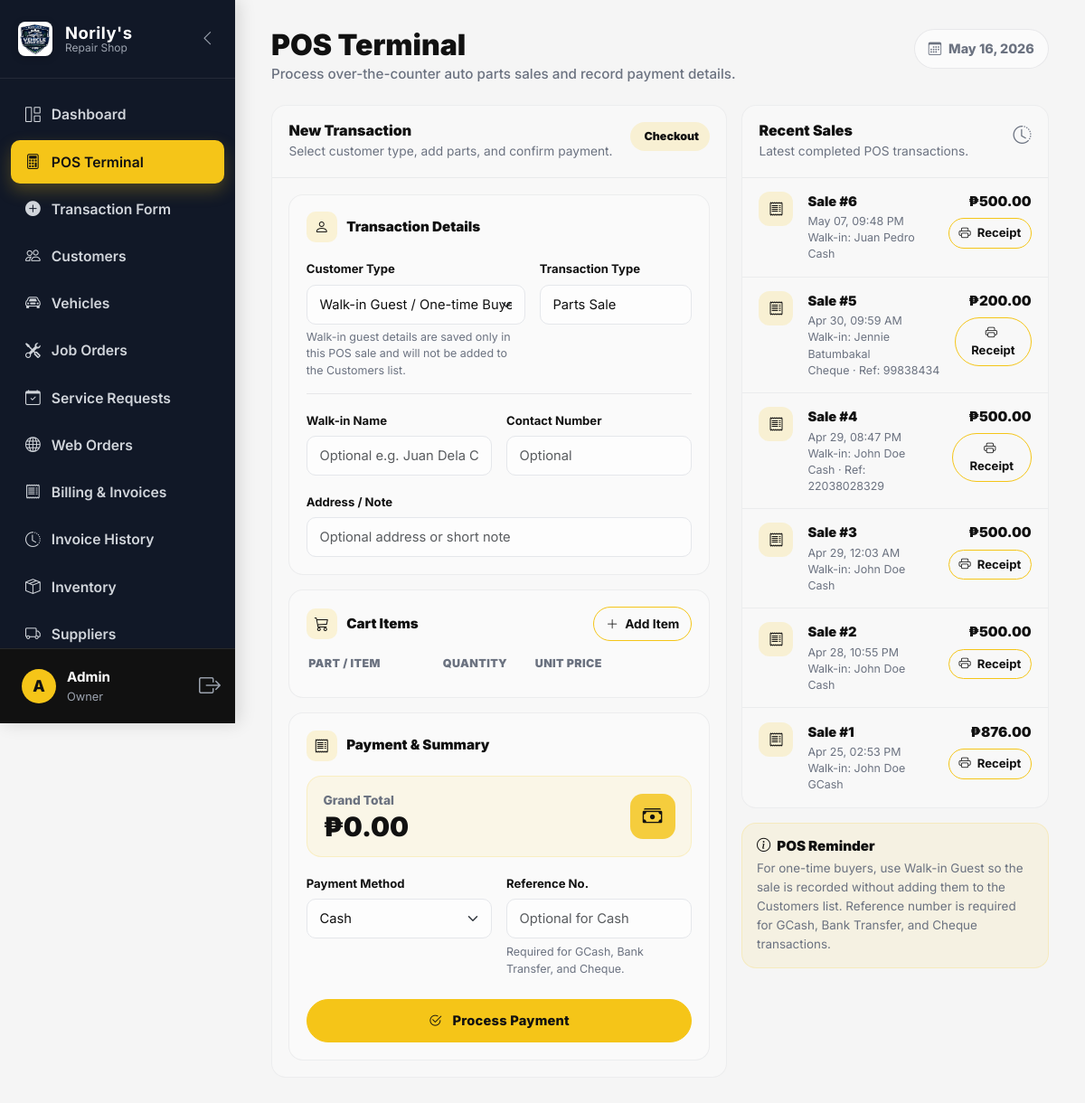
Page /views/pos.php (signed in) on the committed database.
### tables this page shows
CREATE TABLE `pos_transaction` (
  `pos_id` int(11) NOT NULL,
  `invoice_id` int(11) DEFAULT NULL,
  `customer_id` int(11) DEFAULT NULL,
  `vehicle_id` int(11) DEFAULT NULL,
  `mileage` int(10) UNSIGNED DEFAULT NULL,
  `processed_by` int(11) NOT NULL,
  `transaction_date` datetime NOT NULL DEFAULT current_timestamp(),
  `total_amount` decimal(10,2) NOT NULL DEFAULT 0.00,
  `status` enum('Pending','Completed','Cancelled') NOT NULL DEFAULT 'Completed',
  `payment_method` enum('Cash','Bank','Cheque','GCash') NOT NULL,
  `reference_number` varchar(50) DEFAULT NULL
);

CREATE TABLE `customer` (
  `customer_id` int(11) NOT NULL,
  `first_name` varchar(20) NOT NULL,
  `middle_name` varchar(20) DEFAULT NULL,
  `last_name` varchar(20) NOT NULL,
  `email` varchar(255) DEFAULT NULL,
  `contact_number` varchar(20) NOT NULL,
  `address` text DEFAULT NULL,
  `credit_balance` decimal(10,2) NOT NULL DEFAULT 0.00,
  `credit_due_date` date DEFAULT NULL,
  `created_at` datetime NOT NULL DEFAULT current_timestamp(),
  `user_id` int(11) DEFAULT NULL,
  `status` enum('Active','Inactive','Archived') NOT NULL DEFAULT 'Active',
  `deactivated_at` datetime DEFAULT NULL,
  `archived_at` datetime DEFAULT NULL
);

### models/POS.php (called while the page is built, shortened)
<?php
class POS {
    private $conn;
    public function __construct($db) {
        $this->conn = $db;
    }
    public function readRecent() {
        $query = "
            SELECT
                pt.*,
                u.first_name AS staff_first_name,
                u.last_name AS staff_last_name,
                c.first_name AS customer_first_name,
                c.last_name AS customer_last_name
            FROM pos_transaction pt
            LEFT JOIN user u ON pt.processed_by = u.user_id
            LEFT JOIN customer c ON pt.customer_id = c.customer_id
            ORDER BY pt.transaction_date DESC
            LIMIT 50
        ";
        $stmt = $this->conn->prepare($query);
        $stmt->execute();
        return $stmt;
    }
}
?>

### views/pos.php (the view, shortened to what this page needs)
<?php
require_once '../models/POS.php';
$database = new Database();
$db = $database->getConnection();
$stmtHistory = (new POS($db))->readRecent();
?>
<!DOCTYPE html>
<html lang="en">
<head>
<link href="https://cdn.jsdelivr.net/npm/bootstrap@5.3.0/dist/css/bootstrap.min.css" rel="stylesheet">
<link rel="stylesheet" href="https://cdn.jsdelivr.net/npm/bootstrap-icons@1.11.1/font/bootstrap-icons.css">
<link rel="stylesheet" href="../assets/css/style.css">
</head>
<body>
<div class="app-wrapper">
    <?php include '../includes/sidebar.php'; ?>
    <main class="main-content">
        <div class="pos-page">
            <div class="pos-header">
                <div>
                    <h2>POS Terminal</h2>
                    <p>Process over-the-counter auto parts sales and record payment details.</p>
                </div>
                <div class="pos-date-pill">
                    <i class="bi bi-calendar3 me-2"></i>
                    <?php echo date('F d, Y'); ?>
                </div>
            </div>
            <div class="pos-layout">
                <div class="pos-panel">
                    <div class="pos-panel-header">
                        <div>
                            <h5>New Transaction</h5>
                            <p>Select customer type, add parts, and confirm payment.</p>
                        </div>
                        <span class="checkout-pill">
                            Checkout
                        </span>
                    </div>
                    <div class="pos-panel-body">
                        <form action="../controllers/POSController.php" method="POST" id="posForm">
                            <div class="pos-form-block">
                                <div class="pos-section-title">
                                    <span><i class="bi bi-person"></i></span>
                                    Transaction Details
                                </div>
                                <div class="row g-3">
                                    <div class="col-md-7">
                                        <label class="form-label">Customer Type</label>
                                        <select name="customer_type" class="form-select" id="customerType" required>
                                            <option value="Walk-in">Walk-in Guest / One-time Buyer</option>
                                        </select>
                                        <div class="customer-type-help">
                                            Walk-in guest details are saved only in this POS sale and will not be added to the Customers list.
                                        </div>
                                    </div>
                                    <div class="col-md-5">
                                        <label class="form-label">Transaction Type</label>
                                        <input type="text" class="form-control" value="Parts Sale" readonly>
                                    </div>
                                </div>
                                <div class="walkin-fields" id="walkinFields">
                                    <div class="row g-3">
                                        <div class="col-md-6">
                                            <label class="form-label">Walk-in Name</label>
                                            <input
                                                type="text"
                                                name="walkin_customer_name"
                                                id="walkinCustomerName"
                                                class="form-control"
                                                placeholder="Optional e.g. Juan Dela Cruz"
                                                maxlength="150"
                                            >
                                        </div>
                                        <div class="col-md-6">
                                            <label class="form-label">Contact Number</label>
                                            <input
                                                type="text"
                                                name="walkin_contact_number"
                                                id="walkinContactNumber"
                                                class="form-control"
                                                placeholder="Optional"
                                                maxlength="30"
                                            >
                                        </div>
                                        <div class="col-12">
                                            <label class="form-label">Address / Note</label>
                                            <input
                                                type="text"
                                                name="walkin_address"
                                                id="walkinAddress"
                                                class="form-control"
                                                placeholder="Optional address or short note"
                                                maxlength="255"
                                            >
                                        </div>
                                    </div>
                                </div>
                            </div>
                            <div class="pos-form-block">
                                <div class="d-flex justify-content-between align-items-center gap-3 mb-3">
                                    <div class="pos-section-title mb-0">
                                        <span><i class="bi bi-cart3"></i></span>
                                        Cart Items
                                    </div>
                                    <button type="button" class="btn btn-outline-primary btn-sm add-item-btn" onclick="addCartRow()">
                                        <i class="bi bi-plus-lg me-1"></i>
                                        Add Item
                                    </button>
                                </div>
                                <div class="cart-header-row">
                                    <div>Part / Item</div>
                                    <div>Quantity</div>
                                    <div>Unit Price</div>
                                    <div></div>
                                </div>
                            </div>
                            <div class="pos-form-block">
                                <div class="pos-section-title">
                                    <span><i class="bi bi-receipt"></i></span>
                                    Payment & Summary
                                </div>
                                <div class="pos-total-card">
                                    <div>
                                        <p class="pos-total-label">Grand Total</p>
                                        <h2 class="pos-total-value" id="grandTotalDisplay">₱0.00</h2>
                                    </div>
                                    <div class="pos-total-icon">
                                        <i class="bi bi-cash-stack"></i>
                                    </div>
                                </div>
                                <div class="row g-3 mb-4">
                                    <div class="col-md-6">
                                        <label class="form-label">Payment Method</label>
                                        <select name="payment_method" class="form-select" id="paymentMethod" required>
                                            <option value="Cash">Cash</option>
                                        </select>
                                    </div>
                                    <div class="col-md-6">
                                        <label class="form-label">Reference No.</label>
                                        <input type="text" name="reference_number" id="referenceNumber" class="form-control" placeholder="Optional for Cash">
                                        <div class="pos-reference-note" id="referenceNote">
                                            Required for GCash, Bank Transfer, and Cheque.
                                        </div>
                                    </div>
                                </div>
                                <button type="submit" class="btn btn-primary w-100 payment-submit-btn">
                                    <i class="bi bi-check2-circle me-2"></i>
                                    Process Payment
                                </button>
                            </div>
                        </form>
                    </div>
                </div>
                <div>
                    <div class="pos-panel">
                        <div class="pos-panel-header">
                            <div>
                                <h5>Recent Sales</h5>
                                <p>Latest completed POS transactions.</p>
                            </div>
                            <i class="bi bi-clock-history text-muted fs-5"></i>
                        </div>
                        <div>
                            <?php
                                while ($row = $stmtHistory->fetch(PDO::FETCH_ASSOC)):
                                    $customerDisplay = 'Walk-in Customer';
                                    if (!empty($row['customer_id'])) {
                                        $customerDisplay = trim(($row['customer_first_name'] ?? '') . ' ' . ($row['customer_last_name'] ?? ''));
                                        $customerDisplay = $customerDisplay !== '' ? $customerDisplay : 'Registered Customer';
                                    } elseif (!empty($row['walkin_customer_name'])) {
                                        $customerDisplay = $row['walkin_customer_name'];
                                    }
                                    $customerTypeDisplay = !empty($row['customer_type']) ? $row['customer_type'] : 'Walk-in';
                            ?>
                                <div class="recent-sale-card">
                                    <div class="d-flex justify-content-between align-items-start gap-3">
                                        <div class="d-flex gap-3 min-w-0">
                                            <div class="sale-icon">
                                                <i class="bi bi-receipt"></i>
                                            </div>
                                            <div>
                                                <div class="sale-title">
                                                    Sale #<?php echo intval($row['pos_id']); ?>
                                                </div>
                                                <div class="sale-meta">
                                                    <?php echo date('M d, h:i A', strtotime($row['transaction_date'])); ?>
                                                    <br>
                                                    <?php echo htmlspecialchars($customerTypeDisplay); ?>:
                                                    <?php echo htmlspecialchars($customerDisplay); ?>
                                                    <br>
                                                    <?php echo htmlspecialchars($row['payment_method']); ?>
                                                    <?php if (!empty($row['reference_number'])): ?>
                                                        · Ref: <?php echo htmlspecialchars($row['reference_number']); ?>
                                                    <?php endif; ?>
                                                </div>
                                            </div>
                                        </div>
                                        <div class="text-end">
                                            <div class="sale-amount">
                                                ₱<?php echo number_format(floatval($row['total_amount']), 2); ?>
                                            </div>
                                            <a
                                                href="print_pos_receipt.php?pos_id=<?php echo intval($row['pos_id']); ?>"
                                                class="btn btn-outline-primary btn-sm receipt-btn"
                                                target="_blank"
                                            >
                                                <i class="bi bi-printer me-1"></i>
                                                Receipt
                                            </a>
                                        </div>
                                    </div>
                                </div>
                            <?php endwhile; ?>
                        </div>
                    </div>
                    <div class="pos-info-card">
                        <h6>
                            <i class="bi bi-info-circle me-1"></i>
                            POS Reminder
                        </h6>
                        <p>
                            For one-time buyers, use Walk-in Guest so the sale is recorded without adding them to the Customers list.
                            Reference number is required for GCash, Bank Transfer, and Cheque transactions.
                        </p>
                    </div>
                </div>
            </div>
        </div>
    </main>
</div>
</body>
</html>

### rows in the picture
pos_transaction: pos_id "6", transaction_date "May 07, 09:48 PM", customerTypeDisplay "Walk-in", customer.last_name "Juan Pedro", payment_method "Cash", total_amount "500.00"
pos_transaction: pos_id "5", transaction_date "Apr 30, 09:59 AM", customerTypeDisplay "Walk-in", customer.last_name "Jennie Batumbakal", payment_method "Cheque", reference_number "99838434", total_amount "200.00"
pos_transaction: pos_id "4", transaction_date "Apr 29, 08:47 PM", customerTypeDisplay "Walk-in", customer.last_name "John Doe", payment_method "Cash", reference_number "22038028329", total_amount "500.00"
pos_transaction: pos_id "3", transaction_date "Apr 29, 12:03 AM", customerTypeDisplay "Walk-in", customer.last_name "John Doe", payment_method "Cash", total_amount "500.00"
pos_transaction: pos_id "2", transaction_date "Apr 28, 10:55 PM", customerTypeDisplay "Walk-in", customer.last_name "John Doe", payment_method "Cash", total_amount "500.00"
pos_transaction: pos_id "1", transaction_date "Apr 25, 02:53 PM", customerTypeDisplay "Walk-in", customer.last_name "John Doe", payment_method "GCash", total_amount "876.00"

### other values in the picture
$userInitial "A"
$_SESSION['first_name'] "Admin"
$userRole "Owner"
